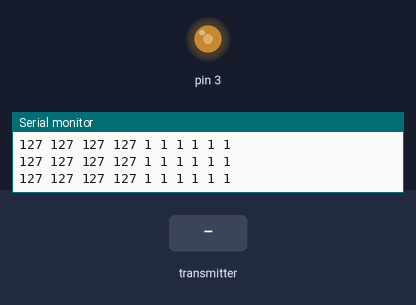
A sketch run on a simulated Arduino Uno, built with avr-gcc and run on an emulated ATmega328P. On the bench: output pins drawn as LEDs (lit = HIGH), the last lines printed to the serial monitor. The test bench sets the inputs (shaded band). No radio packets arrive unless stated.

Above: at 1.2 s.
1.3 s: the transmitter starts sending j1PotX = 0
At 2.1 s:
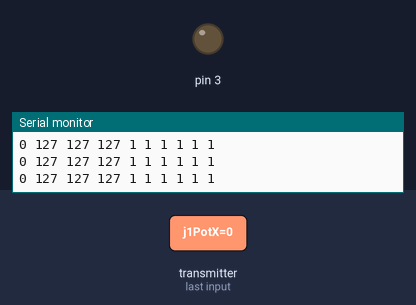
2.8 s: the transmitter starts sending j1PotX = 255
At 3.9 s:
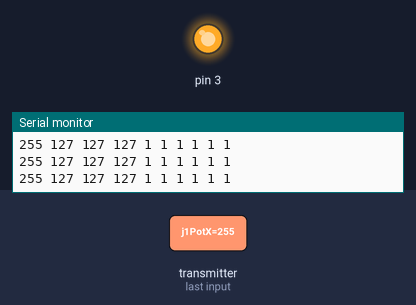
4.3 s: the transmitter starts sending j1PotX = 64
At 5.4 s:
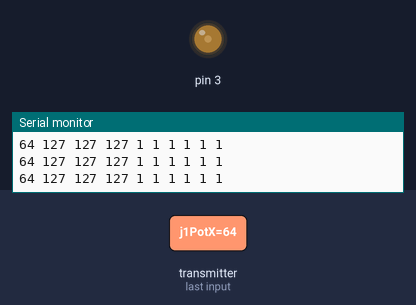
5.8 s: the transmitter starts sending j1PotX = 128
At 7.1 s:
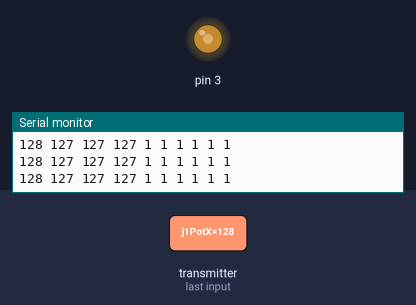
Timing chart, 0 to 8.8 s (numbered marks = the images above; inputs shaded):
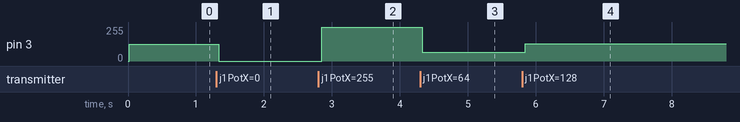

The sketch:

JoystickReciever1Motor.ino
```cpp
#include <SPI.h>
#include <nRF24L01.h>
#include <RF24.h>
RF24 radio(7, 8);   // nRF24L01 (CE, CSN)
const byte address[6] = "00010";
unsigned long lastReceiveTime = 0;
unsigned long currentTime = 0;
// Max size of this struct is 32 bytes - NRF24L01 buffer limit
struct Data_Package {
  byte j1PotX;
  byte j1PotY;
  byte j1Button;
  byte j2PotX;
  byte j2PotY;
  byte j2Button;
  byte button1;
  byte button2;
  byte button3;
  byte button4;
};
Data_Package data; //Create a variable with the above structure
void setup() {
  Serial.begin(9600);
  radio.begin();
  radio.openReadingPipe(0, address);
  radio.setAutoAck(false);
  radio.setDataRate(RF24_250KBPS);
  radio.setPALevel(RF24_PA_MIN); // It was originally LOW
  radio.startListening(); //  Set the module as receiver
  resetData();
}
void loop() {
  // Check whether there is data to be received
  if (radio.available()) {
    radio.read(&data, sizeof(Data_Package)); // Read the whole data and store it into the 'data' structure
    lastReceiveTime = millis(); // At this moment we have received the data
  }
  // Check whether we keep receving data, or we have a connection between the two modules
  currentTime = millis();
  if ( currentTime - lastReceiveTime > 1000 ) { // If current time is more then 1 second since we have recived the last data, that means we have lost connection
    resetData(); // If connection is lost, reset the data. It prevents unwanted behavior, for example if a drone has a throttle up and we lose connection, it can keep flying unless we reset the values
  }
  // Print the data in the Serial Monitor

  // Use this portion below to see in the SERIAL PLOTTER

  Serial.print(data.j1PotX);
  Serial.print(" ");
  Serial.print(data.j1PotY);
  Serial.print(" ");
  Serial.print(data.j2PotX);
  Serial.print(" ");
  Serial.print(data.j2PotY);
  Serial.print(" ");
  Serial.print(data.j1Button);
  Serial.print(" ");
  Serial.print(data.j2Button);
  Serial.print(" ");
  Serial.print(data.button1);
  Serial.print(" ");
  Serial.print(data.button2);
  Serial.print(" ");
  Serial.print(data.button3);
  Serial.print(" ");
  Serial.print(data.button4);
  Serial.println("");

  analogWrite(3, data.j1PotX);

  // Use this portion below to see in SERIAL MONITOR

  //  Serial.print("j1PotX: ");
  //  Serial.print(data.j1PotX);
  //  Serial.print("; j1PotY: ");
  //  Serial.print(data.j1PotY);
  //  Serial.print("; j2PotX: ");
  //  Serial.println(data.j2PotX);
  //  Serial.print("; j2PotY: ");
  //  Serial.println(data.j2PotY);
  //  Serial.print("; button1: ");
  //  Serial.print(data.button1);
  //  Serial.print("; button2: ");
  //  Serial.print(data.button2);
  //  Serial.print("; button3: ");
  //  Serial.print(data.button3);
  //  Serial.print("; button4: ");
  //  Serial.print(data.button4);
  //  Serial.println("");
}
void resetData() {
  // Reset the values when there is no radio connection - Set initial default values
  data.j1PotX = 127;
  data.j1PotY = 127;
  data.j2PotX = 127;
  data.j2PotY = 127;
  data.j1Button = 1;
  data.j2Button = 1;
  data.button1 = 1;
  data.button2 = 1;
  data.button3 = 1;
  data.button4 = 1;
}
```

Measured:
- after the input at 1.3 s, pin 3: 127/255 → 0/255 at once
- after the input at 2.8 s, pin 3: 0/255 → 255/255 after 0.05 s
- after the input at 4.3 s, pin 3: 255/255 → 64/255 at once
- after the input at 5.8 s, pin 3: 64/255 → 128/255 at once
